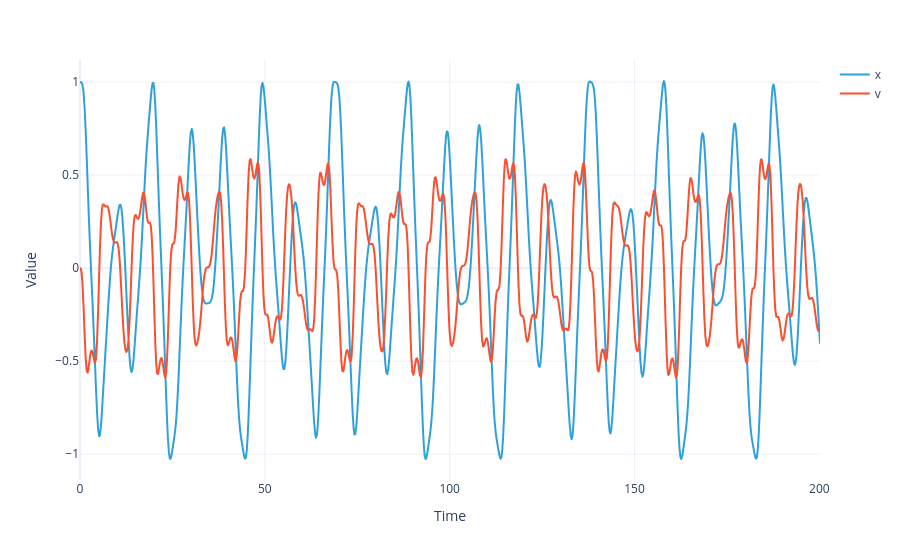

The notebook cell saved with this chart:
### Code cell
instationary_sol.visualize()

### Figure 1 — Plotly figure (JSON) as saved in the notebook; plotly's stock layout.template omitted (floating-point values rounded to 4 significant figures; data arrays with more than 128 entries replaced by an {"elided": "..."} marker saying what was removed)
{"data": [{"hovertemplate": "dof=x<br>Time=%{x}<br>Value=%{y}<extra></extra>", "legendgroup": "x", "line": {"color": "#2fa1da", "dash": "solid"}, "marker": {"symbol": "circle"}, "mode": "lines", "name": "x", "showlegend": true, "type": "scattergl", "x": {"elided": "825 float values"}, "xaxis": "x", "y": {"elided": "825 float values"}, "yaxis": "y"}, {"hovertemplate": "dof=v<br>Time=%{x}<br>Value=%{y}<extra></extra>", "legendgroup": "v", "line": {"color": "#fb4f2f", "dash": "solid"}, "marker": {"symbol": "circle"}, "mode": "lines", "name": "v", "showlegend": true, "type": "scattergl", "x": {"elided": "825 float values"}, "xaxis": "x", "y": {"elided": "825 float values"}, "yaxis": "y"}], "layout": {"legend": {"title": {}, "tracegroupgap": 0}, "margin": {"t": 60}, "xaxis": {"anchor": "y", "domain": [0, 1], "title": {"text": "Time"}}, "yaxis": {"anchor": "x", "domain": [0, 1], "title": {"text": "Value"}}}}
